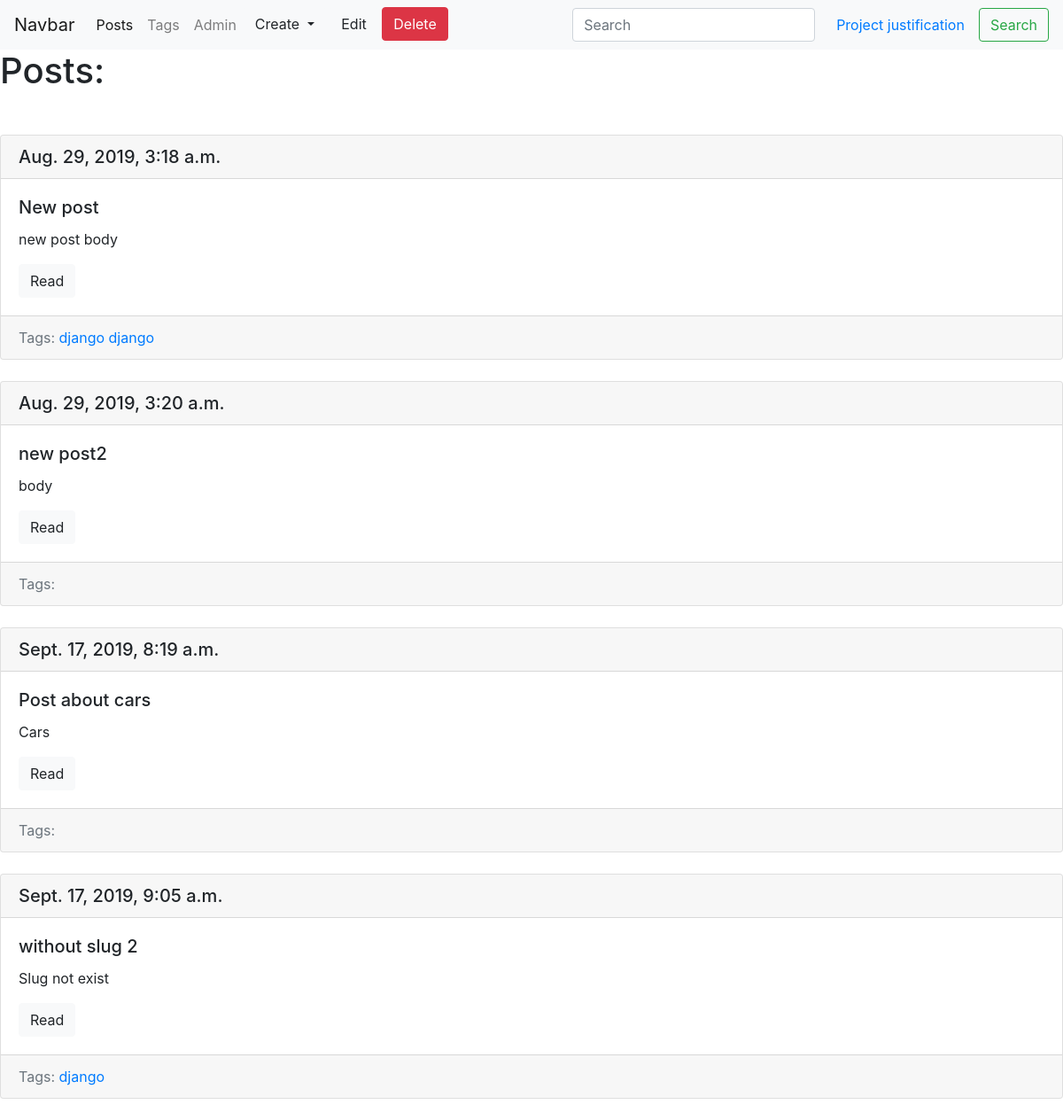
The page /blog/ on the database as committed earlier.
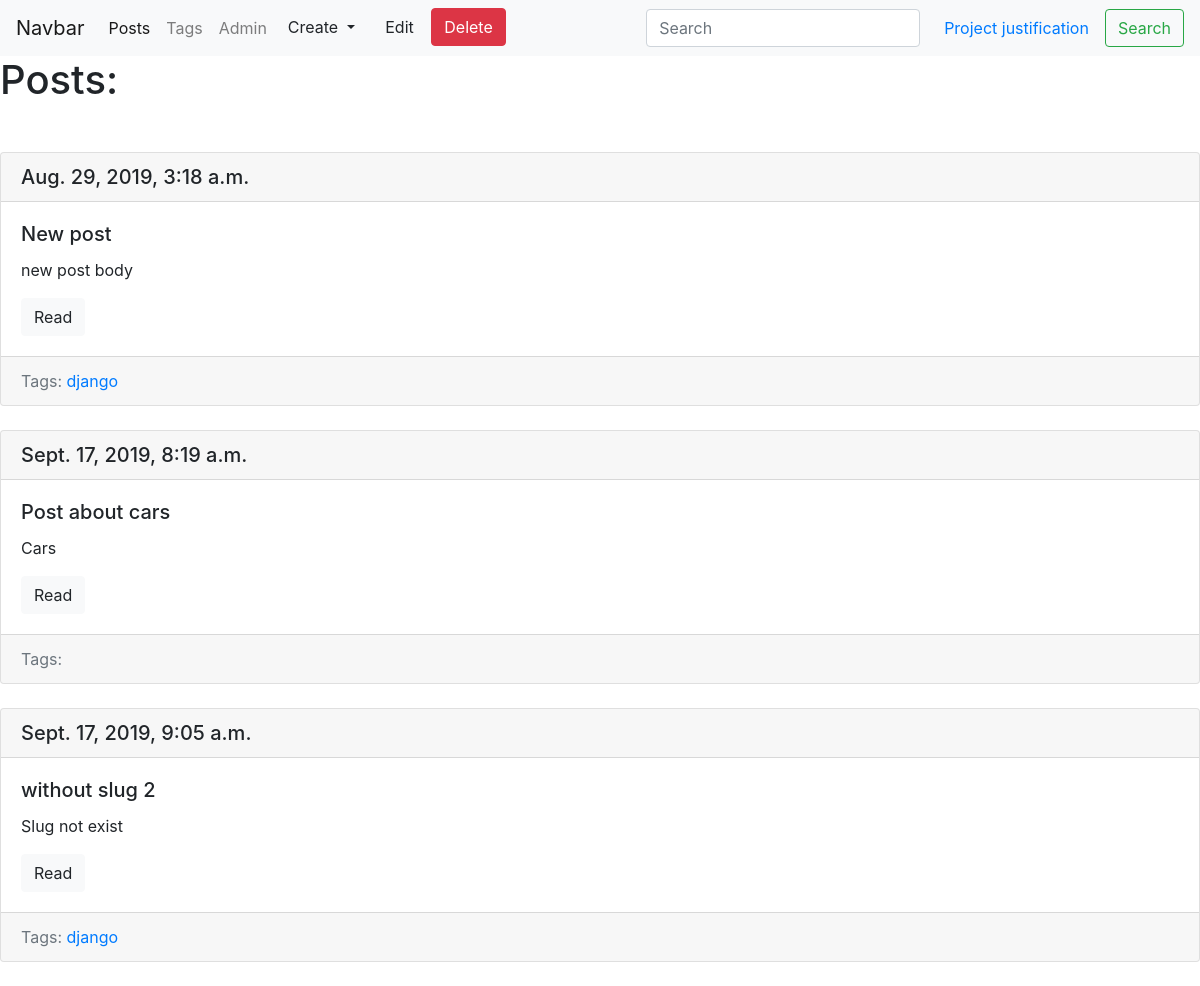
The same page on the database as committed later.
### blog/models.py (models this page shows, shortened)
class Post(models.Model):
    title = models.CharField(max_length=150, db_index=True)
    slug = models.SlugField(max_length=150, blank=True, unique=True)
    body = models.TextField(blank=True)
    tags = models.ManyToManyField('Tag', blank=True, related_name='posts')
    datr_pub = models.DateTimeField(auto_now_add=True)
    def get_absolute_url(self):
        return reverse('post_detail_url', kwargs={'slug': self.slug})

class Tag(models.Model):
    title = models.CharField(max_length=50)
    slug = models.SlugField(max_length=50, unique=True)
    def get_absolute_url(self):
        return reverse('tag_detail_url', kwargs={'slug': self.slug})

### blog/views.py (the view)
# urls.py: path('', posts_list, name='posts_list_url'),
def posts_list(request):
    posts = Post.objects.all()
    return render(request, 'blog/index.html', context={'posts': posts})

### blog/templates/blog/index.html (shortened to what this page needs)
{% extends 'blog/base_blog.html' %}
{% block content %}
    <h1 class="mb-5">Posts:</h1>
    {% for post in posts %}
        {% include 'blog/includes/post_card_template.html' %}
    {% endfor %}
{% endblock %}

### blog/templates/blog/includes/post_card_template.html
<div class="card mb-4">
    <h5 class="card-header">
        {{ post.datr_pub }}
    </h5>
    <div class="card-body">
        <h5 class="card-title">{{ post.title }}</h5>
        <p class="card-text">{{ post.body|truncatewords:15 }}</p>
        <a href="{{ post.get_absolute_url }}" class="btn btn-light">Read</a>
    </div>
    <div class="card-footer text-muted">
        Tags:
        {% for tag in post.tags.all %}
            <a href="{{ tag.get_absolute_url }}">{{ tag.title }}</a>
        {% endfor %}
    </div>
</div>

Rows that differ between the two databases and show on the page:
removed Tag: title "django", shown under Post "Aug. 29, 2019, 3:18 a.m."
removed Post: datr_pub "Aug. 29, 2019, 3:20 a.m.", title "new post2", body "body"
